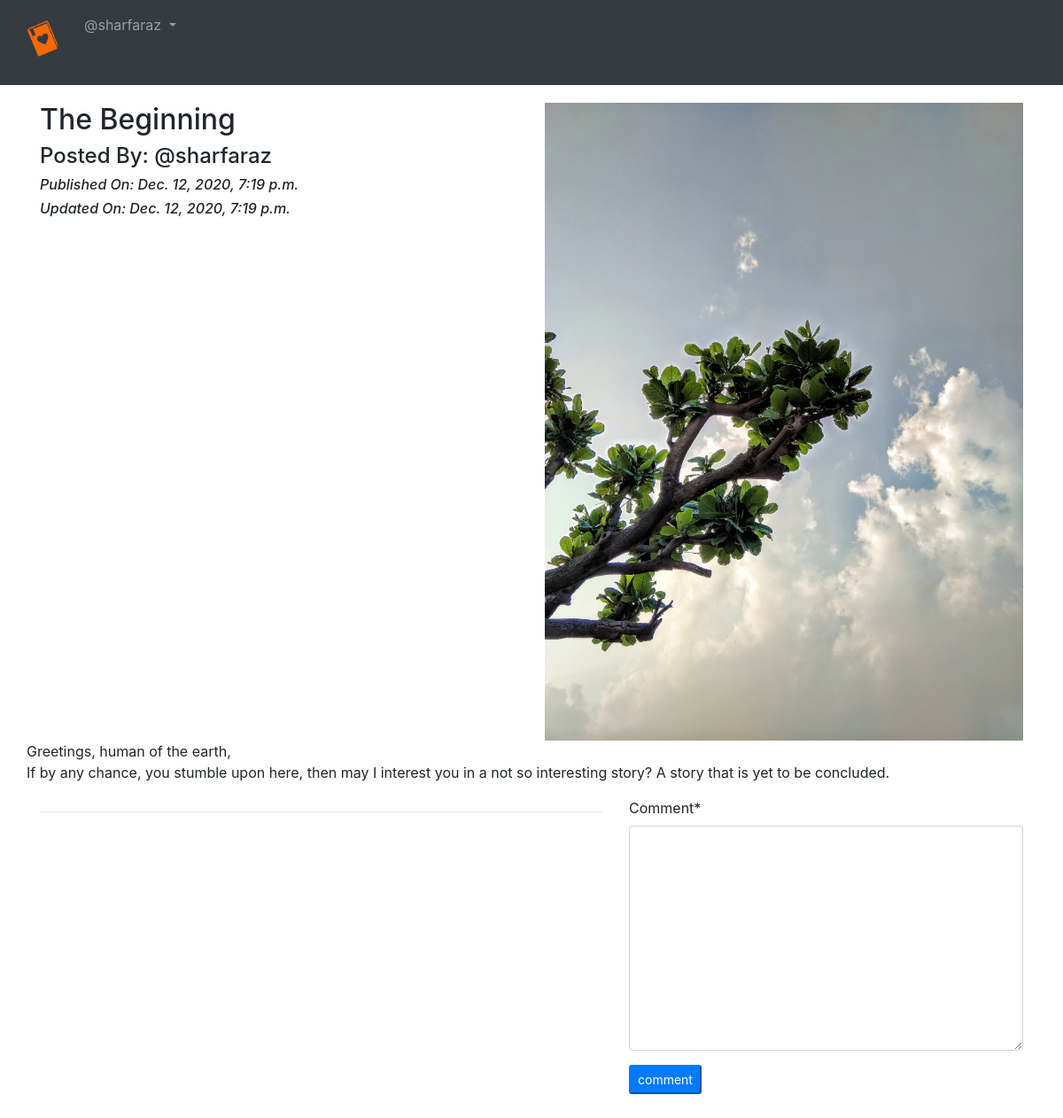
Page /blog/blog_details/The-Beginning-1094c6ce-ebce-4058-9949-bb1d68f6ebc1/ (signed in) on the committed database.
### app_blog/models.py (models this page shows, shortened)
class Blog(models.Model):
    author = models.ForeignKey(User, related_name='post_author', on_delete = models.CASCADE)
    blog_title = models.CharField( max_length=300, verbose_name = "Title" )
    slug = models.SlugField( max_length=300, unique=True )
    blog_content = models.TextField( verbose_name="Story" )
    blog_image = models.ImageField( upload_to='blog_images', verbose_name= "Cover Photo")
    publish_date = models.DateTimeField( auto_now_add=True )
    update_date = models.DateTimeField( auto_now = True )
    class Meta:
        ordering = ['-publish_date',] ## to sort blogs in decending order in list view

### app_blog/views.py (the view, shortened to what this page needs)
# urls.py: path('blog_details/<slug>/', views.blog_details, name='blog_details'),
@login_required
def blog_details(request, slug):
    blog = Blog.objects.get(slug=slug)
    comment_form = CommentForm()
    dict = {'blog':blog, 'comment_form':comment_form}
    return render(request, 'app_blog/blog_details.html', context=dict)

### app_blog/forms.py
class CommentForm(forms.ModelForm):
    class Meta:
        model = Comment
        fields = ('comment',)

### templates/app_blog/blog_details.html (shortened to what this page needs)
{% extends 'base.html' %}
{% load crispy_forms_tags %}
{% block body_block %}
  <div class="row">
    <div class="col-sm-6">
      <h2>{{blog.blog_title}}</h2>
      <h4>Posted By: @{{blog.author}}</h4>
      <i><h6>Published On: {{blog.publish_date}}</h6></i>
      <i><h6>Updated On: {{blog.update_date}}</h6></i>
    </div>
    <div class="col-sm-6">
      <img src="/media/{{blog.blog_image}}" width="100%">
    </div>
    <p>
      {{blog.blog_content|linebreaks}}
    </p>
  </div>
  <div class="row">
    <div class="col-sm-7">
      <hr>
    </div>
    <div class="col-sm-5">
      <form  method="post">
        {{ comment_form|crispy}}
        <button type="submit" class="btn- btn-primary btn-sm">comment</button>
      </form>
    </div>
{% endblock %}

### templates/base.html (shortened to what this page needs)
<!DOCTYPE html>
<html lang="en" dir="ltr">
  <head>
    <link rel="stylesheet" href="https://maxcdn.bootstrapcdn.com/bootstrap/4.4.1/css/bootstrap.min.css">
  </head>
  <body>
    <nav class="navbar navbar-expand-md navbar-dark bg-dark">
      <div class="collapse navbar-collapse" id="navbarNavAltMarkup">
        <div class="navbar-nav">
          <ul class="navbar-nav">
              <li class="nav-item active ">
                <a class="nav-link" href="{% url 'index' %}" style="margin-right:5px"> <h6><img src="/media/stories.png" width="50px"></h6> </a>
              </li>
              {% if user.is_authenticated %}
                <div class="nav-itme dropdown">
                  <a class="nav-link dropdown-toggle" href="#" id="navbardrop" data-toggle="dropdown">
                    @{{user.username}}
                  </a>
                </div>
              {% endif %}
          </ul>
        </div>
      </div>
    </nav>
    <div class="container" style="padding-top:20px">
      {% block body_block %}
      {% endblock %}
    </div>
    <br><br>
  </body>
</html>

### rows in the picture
Blog: blog_title "The Beginning", author "sharfaraz", publish_date "Dec. 12, 2020, 7:19 p.m.", update_date "Dec. 12, 2020, 7:19 p.m.", blog_image (picture), blog_content "Greetings, human of the earth, If by any chance, you stumble upon here, then may I interest you in a not so interesting story? A story that is yet to be concluded."

### other values in the picture
{{ user.username }} "sharfaraz"
